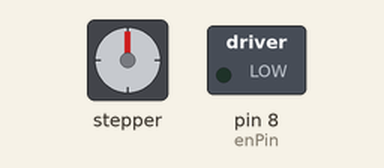
Bench run of a sketch on a simulated Arduino Uno, built with avr-gcc and run on an emulated ATmega328P. On the bench: stepper motor, switched loads named in the sketch (green lamp = pin HIGH). Stepper angles assume 200 steps per turn.

Above: at 0.05 s.
Timing chart, 0 to 3.0 s (numbered marks = the images above):
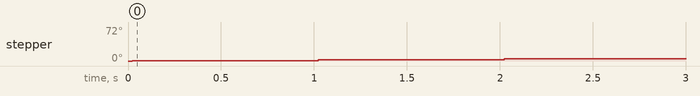

The sketch:

code1.ino
```cpp
// Include the AccelStepper Library
#include <AccelStepper.h>

// Define pin connections
const int dirPin  = 5;
const int stepPin = 3;
const int enPin = 8;

// Define motor interface type
#define motorInterfaceType 1

// Creates an instance
AccelStepper myStepper(motorInterfaceType, stepPin, dirPin);

void setup() {
  // set the maximum speed, acceleration factor,
  // initial speed and the target position
  pinMode( enPin ,OUTPUT);
  digitalWrite( enPin , LOW);

 // myStepper.setCurrent(0);

 // myStepper.setMaxSpeed(1000);
  myStepper.setAcceleration(2000);
  myStepper.setSpeed(1000);
  myStepper.moveTo(1600);

}

void loop() {
  // Change direction once the motor reaches target position
  if (myStepper.distanceToGo() == 0)
    myStepper.moveTo(-myStepper.currentPosition());

  // Move the motor one step
  myStepper.run();
}
```
